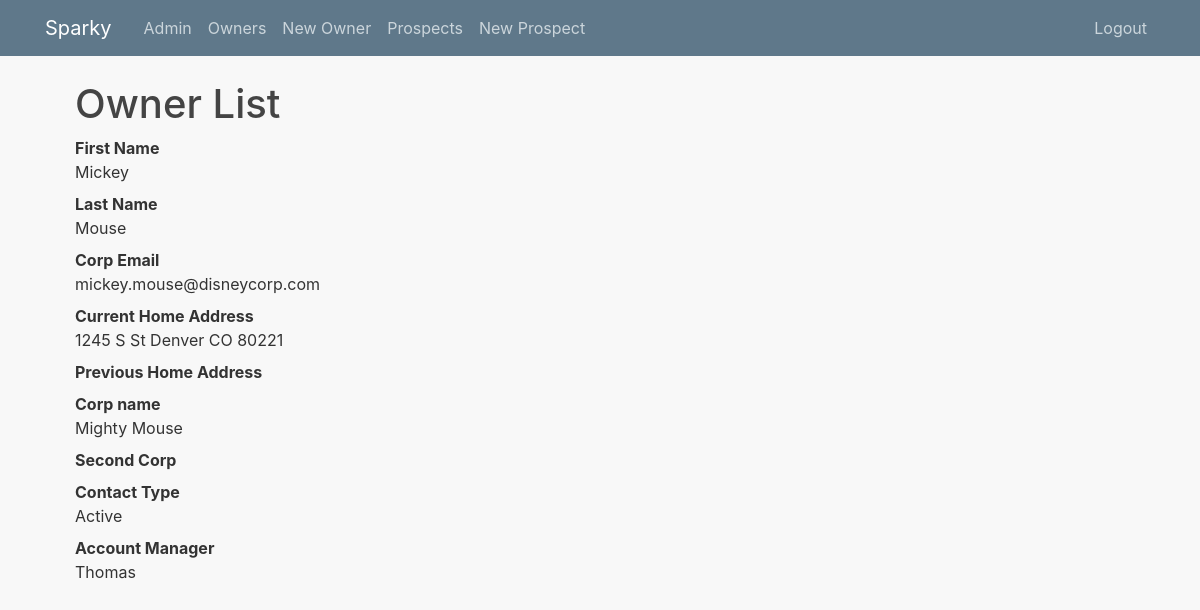
/owner/restricted/1 (signed in), run on the app's committed database.
### data_entry/models.py (models this page shows, shortened)
class OwnerInfo(models.Model):
    CONTACT_TYPE = [
        ('On boarding', 'On boarding'),
        ('Active', 'Active Paid'),
        ('Former', 'Former')
    ]
    ACCOUNT_MNGR = [
        ('Thomas', 'Thomas'),
        ('Patrick', 'Patrick')
    ]
    owner_id = models.AutoField(primary_key=True, editable=False)
    first_name = models.CharField(max_length=255)
    last_name = models.CharField(max_length=255)
    personal_email = models.EmailField(max_length=255)
    corp_email = models.EmailField(max_length=255)
    phone_1 = models.CharField(("Phone ex. 123-123-4567"), max_length=20)
    phone_2 = models.CharField(
        ("Alt Phone ex. 123-123-4567"), max_length=20, blank=True)
    home_address = models.CharField(max_length=255)
    old_home_address = models.CharField(
        ("Previous Address"), max_length=255, blank=True)
    ssn = models.CharField(max_length=9)
    corp_name = models.CharField(max_length=255)
    second_corp = models.CharField(max_length=255, blank=True)
    referral = models.URLField(max_length=200, blank=True)
    date_of_birth = models.DateField()
    contact_type = models.CharField(max_length=255, choices=CONTACT_TYPE)
    account_manager = models.CharField(max_length=255, choices=ACCOUNT_MNGR)
    gdrive = models.URLField(max_length=200)
    payments = models.IntegerField(default=0)

### data_entry/views.py (the view)
# urls.py: path('restricted/<int:owner_id>', views.OwnerPageRestricted, name='restricted'),
@login_required
def OwnerPageRestricted(request, owner_id):
    owner = OwnerInfo.objects.get(pk=owner_id)
    return render(request, 'data_entry/owner_info_restricted.html', {'owner': owner})

### data_entry/templates/data_entry/owner_info_restricted.html (shortened to what this page needs)
{% extends 'data_entry/base.html' %}
{% block content %}
    <H1>Owner List</H1>
        <dl>
            <dt>First Name</dt>
            <dd>{{owner.first_name}}</dd>
            <dt>Last Name</dt>
            <dd>{{owner.last_name}}</dd>
            <dt>Corp Email</dt>
            <dd>{{owner.corp_email}}</dd>
            <dt>Current Home Address</dt>
            <dd>{{owner.home_address}}</dd>
            <dt>Previous Home Address</dt>
            <dt>Corp name</dt>
            <dd>{{owner.corp_name}}</dd>
            <dt>Second Corp</dt>
            <dt>Contact Type</dt>
            <dd>{{owner.contact_type}}</dd>
            <dt>Account Manager</dt>
            <dd>{{owner.account_manager}}</dd>
    </dl>
{% endblock content %}

### data_entry/static/data_entry/main.css (style rules this page uses)
body { background: #f8f8f8; color: #333333; margin-top: 5rem; }
h1, h2, h3, h4, h5, h6 { color: #444444; }

### data on the page
OwnerInfo: first_name "Mickey", last_name "Mouse", corp_email "mickey.mouse@disneycorp.com", home_address "1245 S St Denver CO 80221", corp_name "Mighty Mouse", contact_type "Active", account_manager "Thomas"
